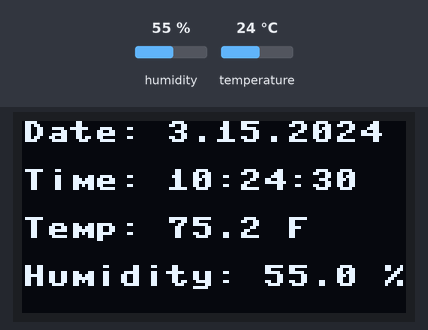
A program run on a simulated Raspberry Pi Pico running MicroPython. On the bench: 128×64 one-colour display. The test bench sets the inputs (shaded band); at power-on: humidity 55 %, temperature 24 °C. The clock reads 2024-03-15 10:24:30 at power-on unless the program sets it; threads take turns every 2 ms; library files of the repository ran but are not shown: ssd1306.py, ds1302.py.

Above: at 1.2 s.
1.3 s: humidity set to 22 %
At 2.6 s:
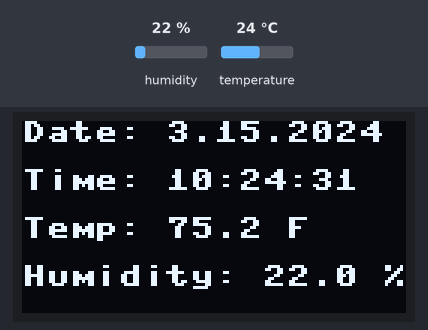
4.7 s: temperature set to 12 °C
At 7.2 s:
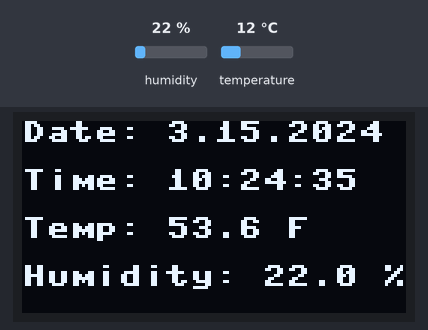
8.9 s: humidity set to 40 %
At 10.0 s:
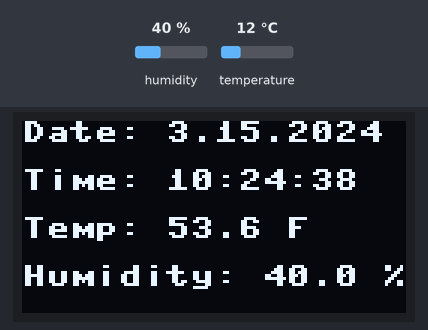
12.1 s: temperature set to 19 °C
At 14.6 s:
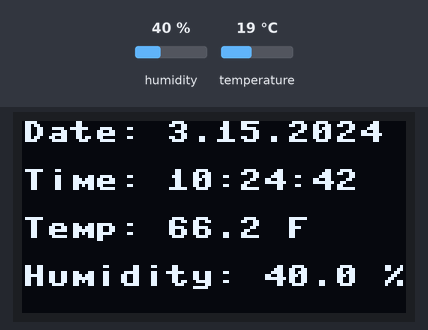
Timing chart, 0 to 16.1 s (numbered marks = the images above; inputs shaded):
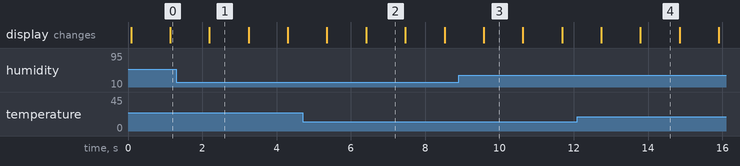

The program:

dual-core-dht-rtc-oled.py
```python
from machine import Pin, SoftI2C, I2C
import ssd1306
import ds1302
import dht
import time
import _thread

# RTC on GPIO 0,1,2
ds = ds1302.DS1302(Pin(0), Pin(1), Pin(2))  # (clk, dio, cs)

# DHT11 on GPIO 3
sensor = dht.DHT11(Pin(3))

# OLED GPIO 4,5
i2c = I2C(0, sda=Pin(4), scl=Pin(5), freq=400000)
oled_width = 128
oled_height = 64
oled = ssd1306.SSD1306_I2C(oled_width, oled_height, i2c)

# Shared variables (global)
temp_f = 0.0
humidity = 0.0
hours, minutes, seconds = 0, 0, 0

# Lock for thread safety
lock = _thread.allocate_lock()

def read_sensor():
    """ Runs on Core 1: Reads sensor data and updates global variables """
    global temp_f, humidity, hours, minutes, seconds
    while True:
        try:
            sensor.measure()
            temp = sensor.temperature()
            humidity = sensor.humidity()
            temp_f = round(temp * (9 / 5) + 32.0, 1)  # Convert to Fahrenheit

            # Read RTC time
            hours = ds.hour()
            minutes = "{:02}".format(ds.minute())
            seconds = "{:02}".format(ds.second())

        except OSError:
            print("Sensor Error!")

        time.sleep(1)  # Read data every 1 seconds

def display_oled():
    """ Runs on Core 0: Updates the OLED display """
    while True:
        lock.acquire()
        try:
            oled.fill(0)
            oled.text("Date: {}.{}.{}".format(ds.month(), ds.day(), ds.year()), 0, 0)
            oled.text("Time: {}:{}:{}".format(hours, minutes, seconds), 0, 16)
            oled.text("Temp: {:.1f} F".format(temp_f), 0, 32)  # Display temp_f
            oled.text("Humidity: {:.1f} %".format(humidity), 0, 48)  # Display humidity
            oled.show()
        finally:
            lock.release()

        time.sleep(1)  # Refresh display every second

# Start sensor reading on Core 1
_thread.start_new_thread(read_sensor, ())

# Run OLED update on Core 0
display_oled()
```

Measured:
- what the display in image 1 shows lasts 1.0 s, from 2.2 s to 3.2 s
